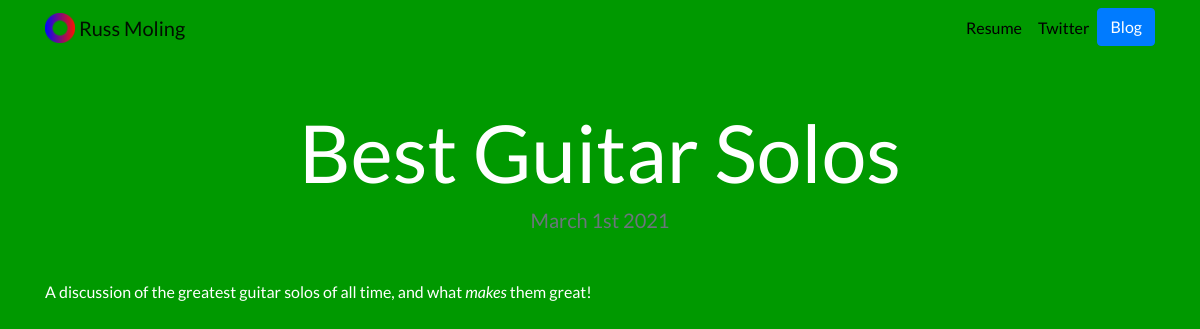
Page /blog/1/ on the committed database.
### blog/models.py (models this page shows, shortened)
class Blog (models.Model):
    title = models.CharField(max_length=100)
    description = models.TextField()
    date = models.DateField()

### portfolio/static/views.py (the view)
# urls.py: path('<int:blog_id>/', views.detail, name='detail')
def detail(request, blog_id):
    blog = get_object_or_404(Blog, pk=blog_id)
    return render(request, 'blog/detail.html', {'blog': blog})

### blog/templates/blog/detail.html
{% extends "portfolio/base.html" %}
{% load static %}
{% block content %}
<h1 class="text-center mt-5" id="blogdetailtitle">{{ blog.title }}</h1>
<h5 class="text-center text-muted mb-5">{{ blog.date|date:'F jS Y' }}</h5>
{{ blog.description|safe }}
{% endblock %}

### portfolio/static/portfolio/custom.css (style rules this page uses)
body { font-family: 'Lato', sans-serif; background-color: #009900; color: white; }
@media (min-width: 992px) { #blogdetailtitle { font-size: 5rem; } }
h5 { color: #FFAAFF; }

### rows in the picture
Blog: title "Best Guitar Solos", date "March 1st 2021", description "A discussion of the greatest guitar solos of all time, and what makes them great!"
